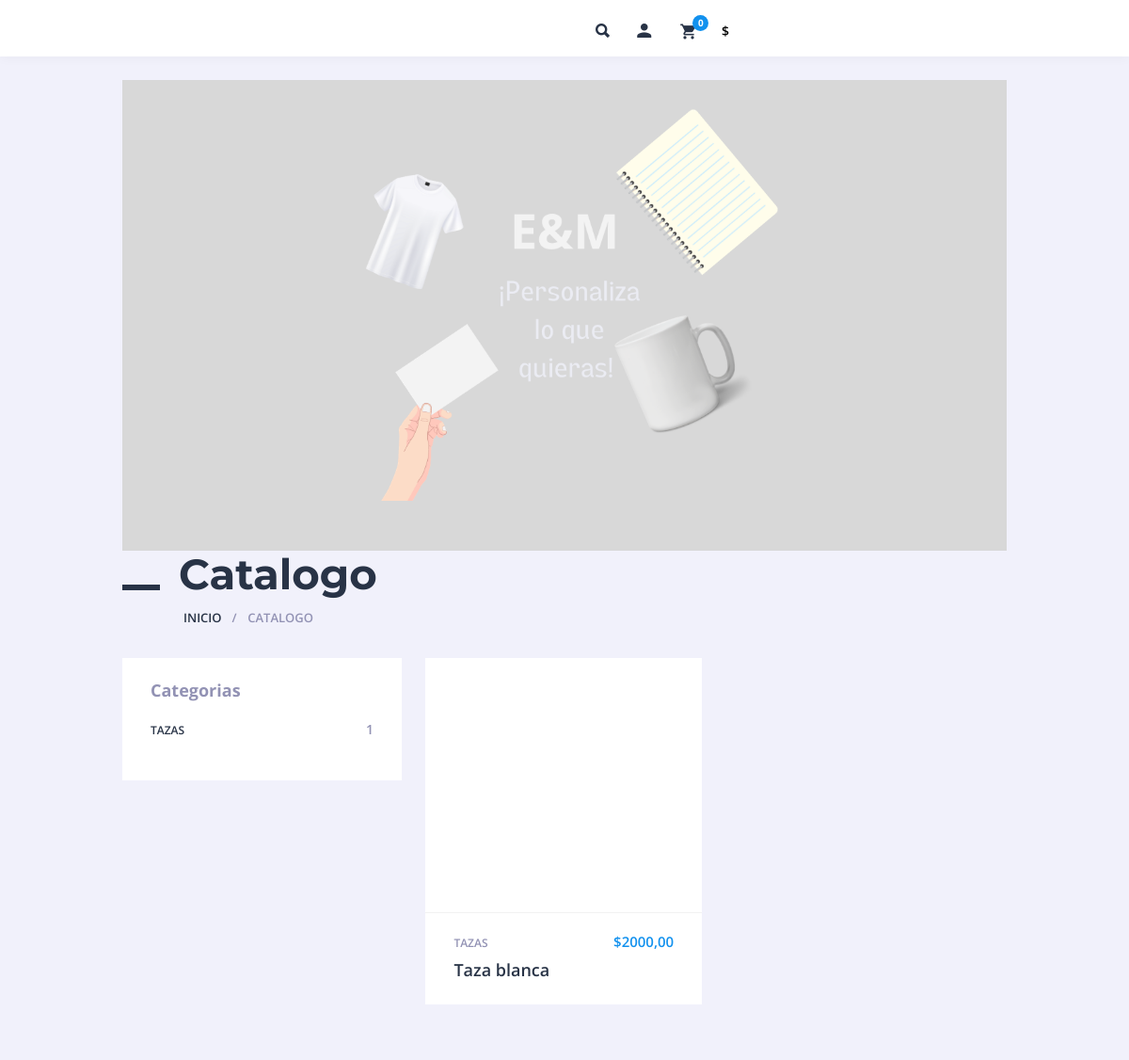
The app's page /, older data.
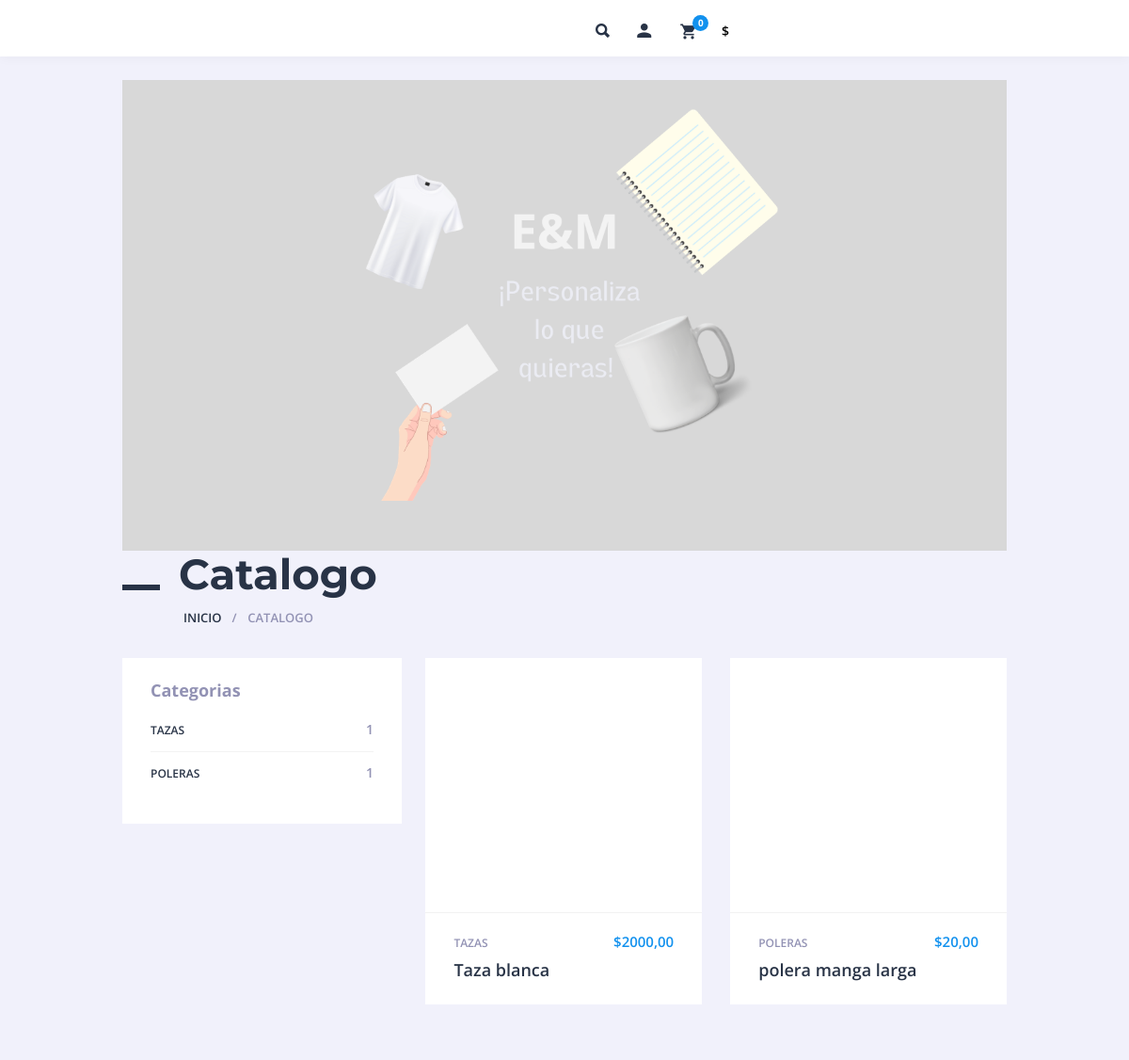
The same page, newer data.
### modelapp/models.py (models this page shows, shortened)
class Categoria(models.Model):
    nombre = models.CharField(max_length=100)
    def __str__(self):
        return self.nombre

class Producto(models.Model):
    nombre = models.CharField(max_length=255)
    imagen = models.ImageField(upload_to='productos/')
    precio = models.DecimalField(max_digits=10, decimal_places=2)
    stock = models.PositiveIntegerField()
    descripcion = models.TextField()
    categoria = models.ForeignKey(Categoria, on_delete=models.CASCADE)

### modelapp/views.py (the view)
# urls.py: path('', views.index, name='index'),
def index(request):
    productos = Producto.objects.all();
    categorias = Categoria.objects.all();
    context = {
        "productos": productos,
        "categorias": categorias
        }
    return render(request,'index.html',context)

### modelapp/templates/index.html (shortened to what this page needs)
{% extends 'layout.html' %}
{% block content %}
    <header id="inicio" class="jumbotron jumbotron-fluid text-center">
    </header>
        <div class="section-top">
            <h1 class="maincont-ttl">Catalogo</h1>
            <ul class="b-crumbs">
                <li><a href="/">Inicio</a></li>
                <li>Catalogo</li>
            </ul>
        </div>
        <div class="section-wrap-withsb">
            <aside class="blog-sb-widgets section-sb" id="section-sb">
                <div class="theiaStickySidebar">
                    <div class="section-filter">
                        <div class="section-filter">
                            {% include 'includes/catalogo/categorias.html' %}
                        </div>
                    </div>
                </div>
            </aside>        <div class="section-list-withsb" id="section-list-withsb">
            <div class="theiaStickySidebar">
                {% include 'includes/catalogo/catalogo.html' %}
            </div>
        </div>
        </div>
{% endblock %}

### modelapp/templates/includes/catalogo/categorias.html
<div class="blog-sb-widget multishopcategories_widget">
    <h3 class="widgettitle">Categorias</h3>
    <div class="section-sb-current">
        <ul class="section-sb-list">
            {% for categoria in categorias %}
            <li>
                <a href="{%url 'web:productosPorCategoria' categoria.id %}">
                    <span class="section-sb-label">{{categoria.nombre}}
                        <span class="count">{{categoria.producto_set.all.count}}</span>
                    </span>
                </a>
            </li>
            {% endfor %}
        </ul>
    </div>
</div>

### modelapp/templates/includes/catalogo/catalogo.html (shortened to what this page needs)
<div class="row prod-items prod-items-2">
    {% for producto in productos %}
    <article class="cf-sm-6 cf-md-6 cf-lg-6 col-xs-6 col-sm-6 col-md-6 col-lg-6 sectgl-item">
        <div class="sectgl prod-i">
            <div class="prod-i-top">
                <a class="prod-i-img" href="{% url 'web:producto' producto.id %}">
                </a>
            </div>
            <div class="prod-i-bot">
                <div class="prod-i-info">
                    <p class="prod-i-price">${{producto.precio}}
                    </p>
                    <p class="prod-i-categ"><a href="{%url 'web:productosPorCategoria' producto.categoria.id %}">{{producto.categoria}}</a></p>
                </div>
                <h3 class="prod-i-ttl"><a href="{% url 'web:producto' producto.id %}">{{producto.nombre}}</a></h3>
            </div>
        </div>
    </article>
    {% endfor %}
</div>

Row changes from the older to the newer data that the page shows:
added Categoria: nombre "POLERAS", producto_set.all.count "1"
added Producto: precio "20,00", categoria "POLERAS", nombre "polera manga larga"
